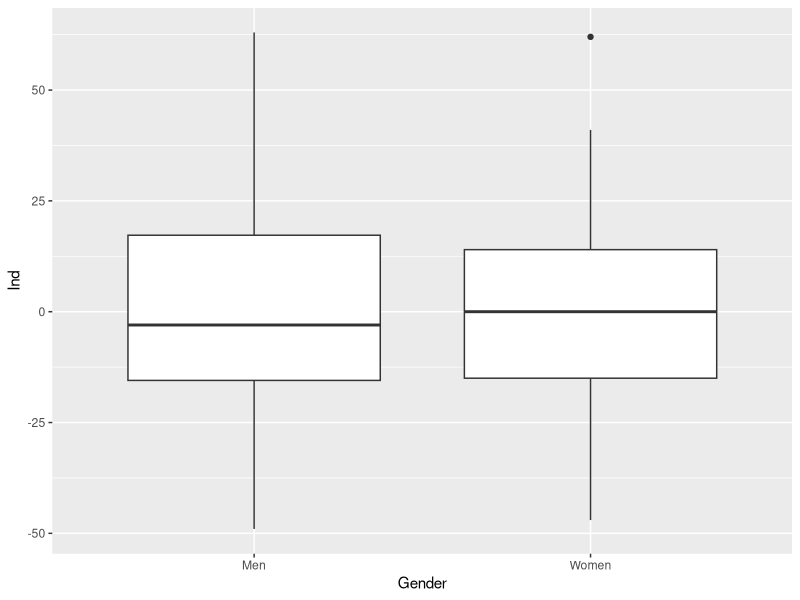
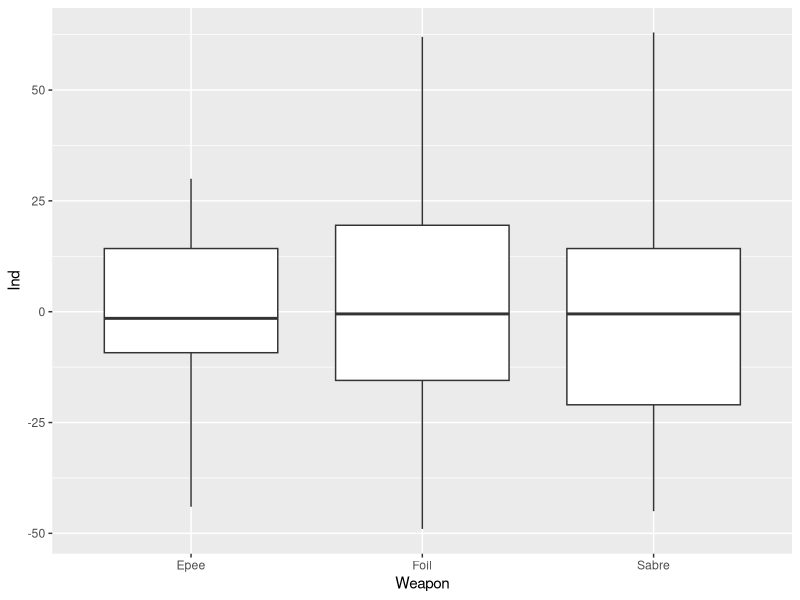
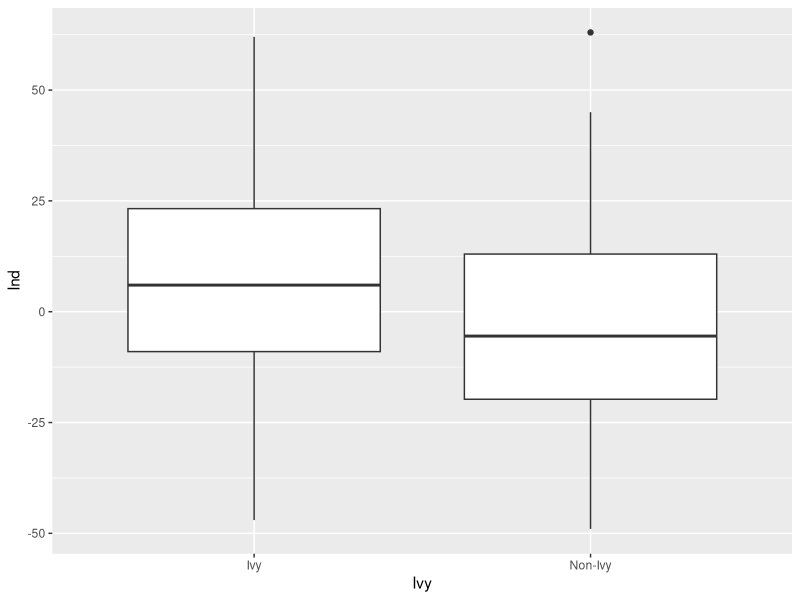
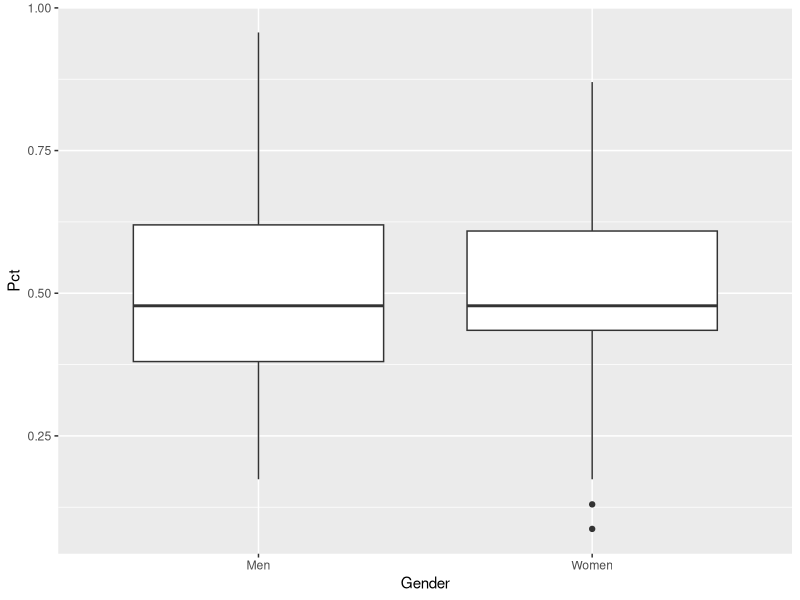
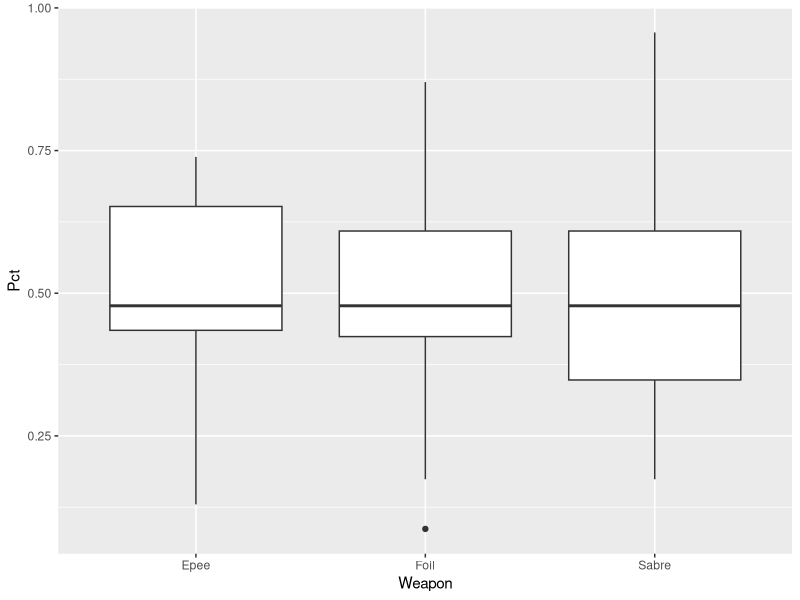
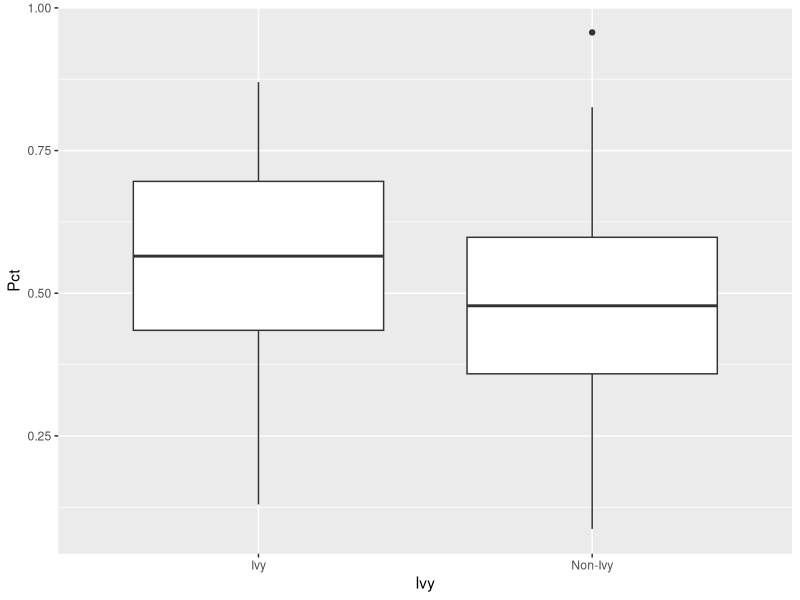
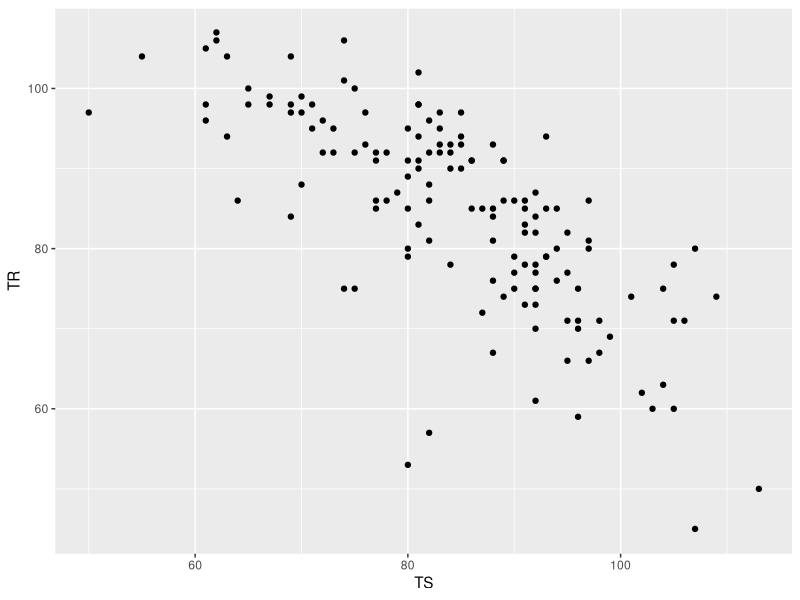
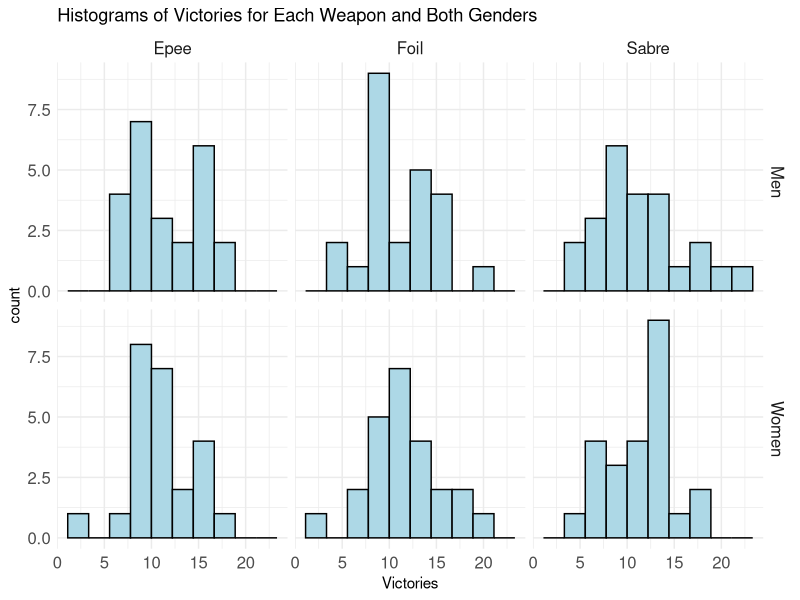

Write R code to recreate these figures, in order.
## ---- chunk 1
library(tidyverse)
library(readr)
library(broom)
## ---- chunk 2
fencing_df <- read_csv("fencing.csv")
fencing_df
## ---- chunk 3
# Schools
fencing_df |> group_by(School) |> summarise(n=n())
## ---- chunk 4
# Weapons
fencing_df |> group_by(Weapon) |> summarise(n=n())
## ---- chunk 5
# Gender
fencing_df |> group_by(Gender) |> summarise(n=n())
## ---- chunk 6
# Schools
fencing_df |> group_by(School) |> summarise(avg_ind = mean(Ind))
## ---- chunk 7
# Ivies
fencing_df |> group_by(Ivy) |> summarise(n=n())
## ---- chunk 8
# Ivies
fencing_df |> group_by(Ivy) |> summarise(avg_ind = mean(Ind))
## ---- chunk 9
# Ivies
fencing_df |> group_by(Ivy) |> summarise(avg_pct = mean(Pct))
## ---- chunk 10
# Schools
fencing_df |> group_by(School) |> summarise(avg_pct = mean(Pct))
## ---- chunk 11
ggplot(data = fencing_df, aes(x = Gender, y = Ind)) + geom_boxplot()
## ---- chunk 12
ggplot(data = fencing_df, aes(x = Weapon, y = Ind)) + geom_boxplot()
## ---- chunk 13
ggplot(data = fencing_df, aes(x = Ivy, y = Ind)) + geom_boxplot()
## ---- chunk 14
ggplot(data = fencing_df, aes(x = Gender, y = Pct)) + geom_boxplot()
## ---- chunk 15
ggplot(data = fencing_df, aes(x = Weapon, y = Pct)) + geom_boxplot()
## ---- chunk 16
ggplot(data = fencing_df, aes(x = Ivy, y = Pct)) + geom_boxplot()
## ---- chunk 17
ggplot(data = fencing_df, aes(x = TS, y = TR)) + geom_point()
## ---- chunk 18
ggplot(data = fencing_df, aes(x = Victories)) + geom_histogram(bins = 10, colour = "black", fill = "lightblue") + facet_grid( Gender ~ Weapon) + theme_minimal() + theme(axis.text = element_text(size = 12), strip.text = element_text(size = 12)) + labs(title = "Histograms of Victories for Each Weapon and Both Genders")
## ---- chunk 19
barplot <- fencing_df |> group_by(School) |> summarise(Victories = sum(Victories)) |> mutate(School = fct_reorder(School, Victories))
ggplot(data = barplot, aes(x = School, y = Victories)) + geom_col() + coord_flip()
## ---- chunk 20
ggplot(data = fencing_df, aes(x = Ivy, y = Victories)) + geom_col()
## ---- chunk 21
ggplot(data = fencing_df, aes(x = Ivy, y = Pct)) + geom_col()
## ---- chunk 22
# Full mod
full_mod <- lm(Place ~ Victories + Bouts + Pct + TS + TR + Ind + Gender + Weapon + Ivy, data = fencing_df)
full_mod |> tidy()
## ---- chunk 23
# Indicator to predict place
ind_mod <- lm(Place ~ Ind, data = fencing_df)
ind_mod |> tidy()
## ---- chunk 24
# Indicator to predict pct
pct_mod <- lm(Pct ~ Ind, data = fencing_df)
pct_mod |> tidy()
## ---- chunk 25
# Bigger mod with categorical predictors
bi_mod <- lm(Pct ~ Gender + Weapon + Ivy, data = fencing_df)
bi_mod |> tidy()
